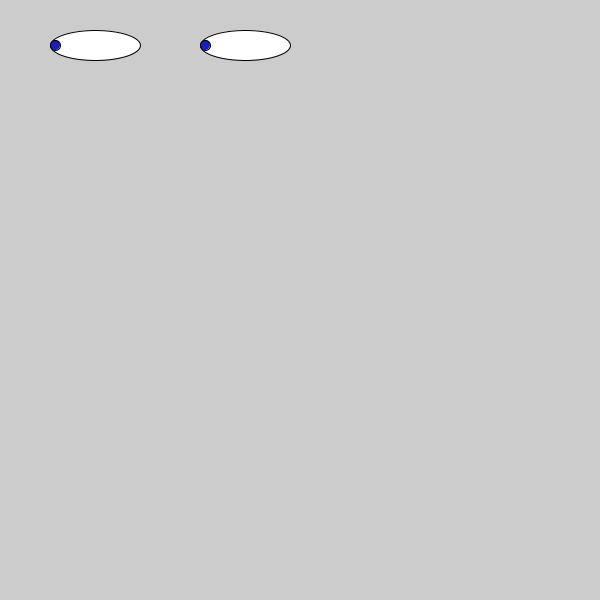
Frame 1 (no input)
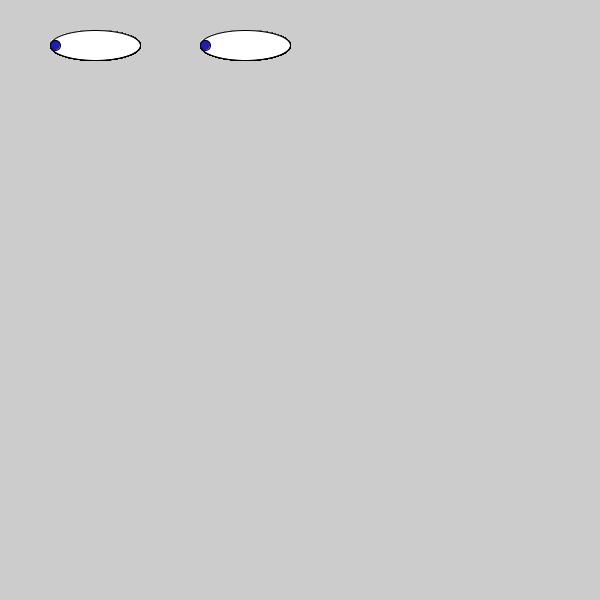
Frame 60 (the mouse pressed at the canvas centre just before this capture)
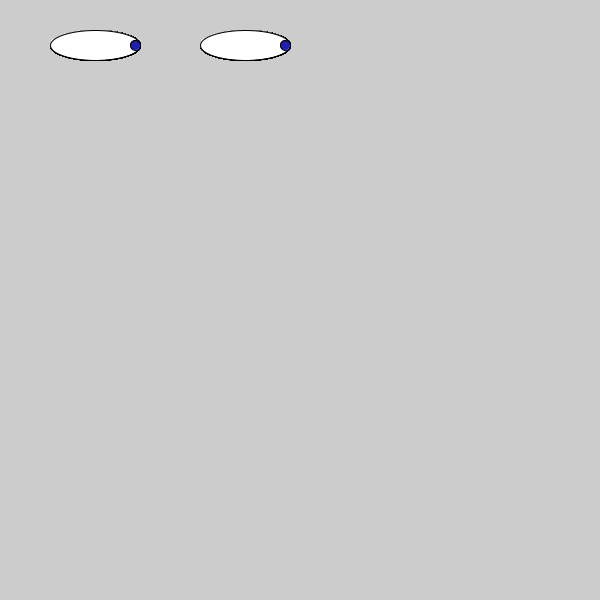
Frame 120 (the mouse held since frame 60 and released just before this capture)

The Processing sketch that drew these frames (run headless with seeded random() and noise(); from frame 60 on, the mouse is pressed at the canvas centre):

// Processing sketch: googly_eyes_are_awesome
// ── googly_eyes_are_awesome.pde
int dist=150;
void setup(){
size(600,600);
ellipseMode(LEFT);
}
void draw(){
  fill (255,255,255);
ellipse (50,30,90,30);
ellipse (50+dist,30,90,30);
fill (30,30,180);
if (mouseX<50){ 
  mouseX=50;
}
if(mouseX>130){
 mouseX=130; 
}

ellipse (mouseX,40,10,10);
ellipse (mouseX+dist,40,10,10);
}
